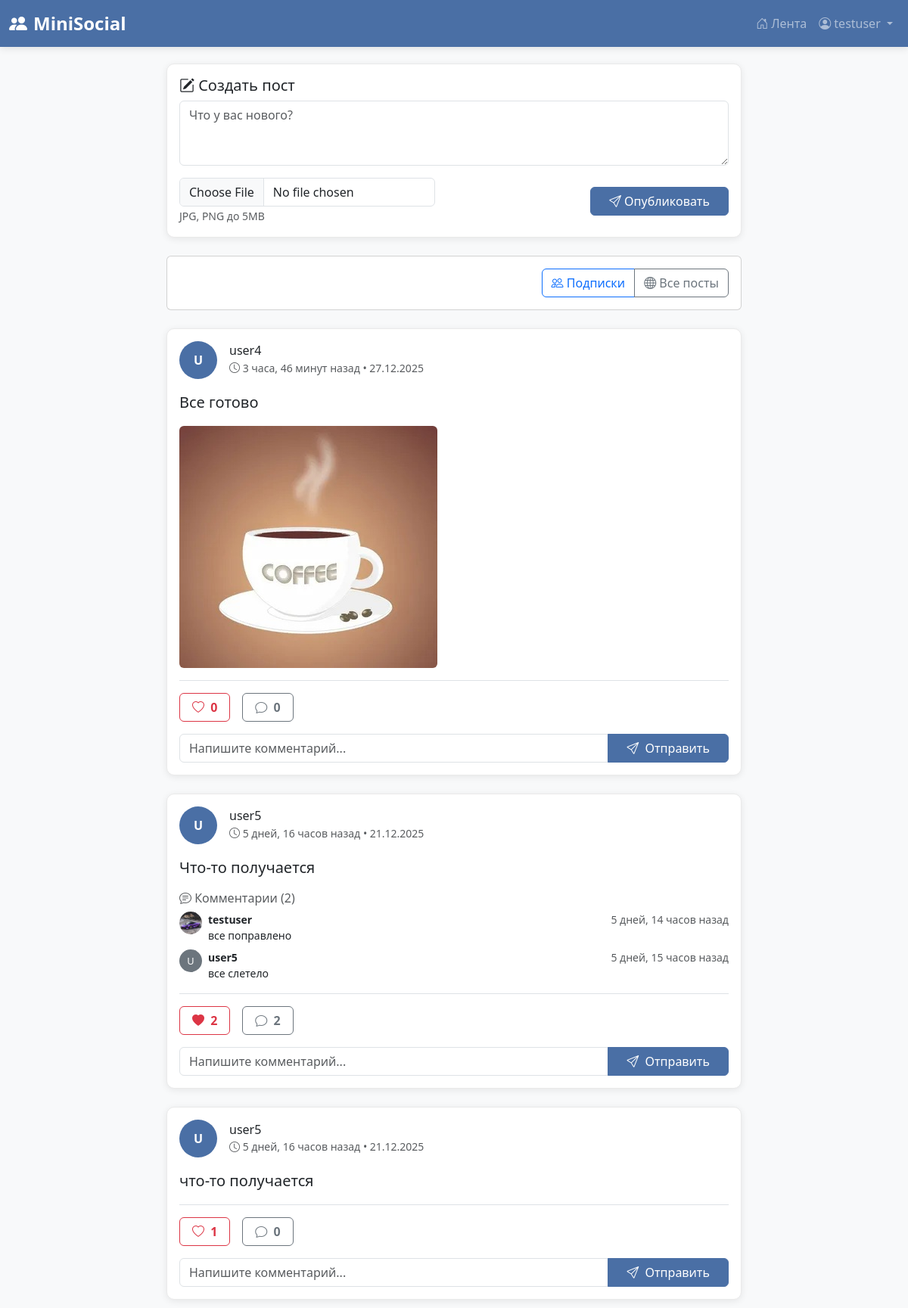
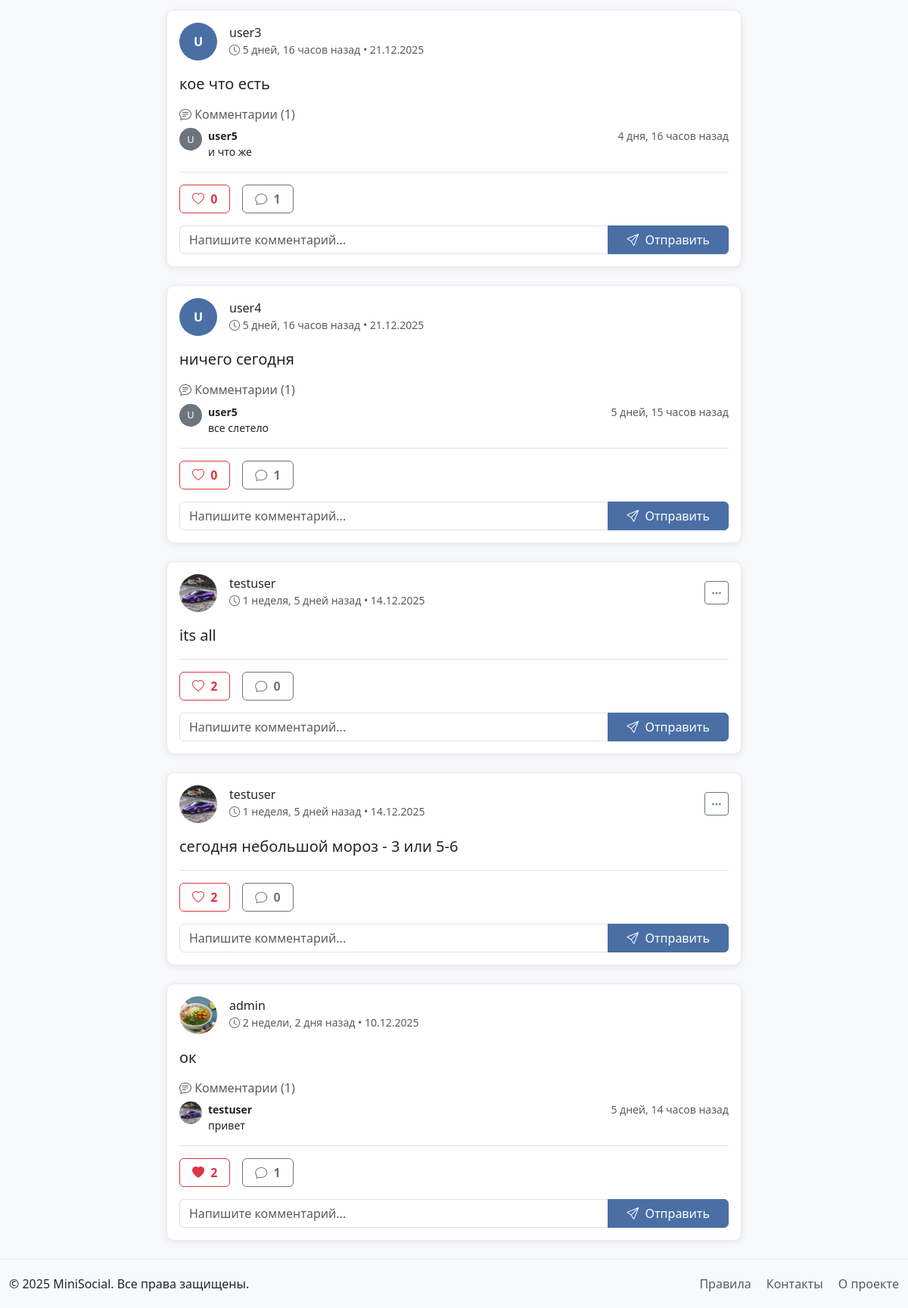
Screenshot of / (signed in) with the database file from the repository (2 pictures, top to bottom).
### social_network/models.py (models this page shows, shortened)
class Post(models.Model):
    author = models.ForeignKey(User, on_delete=models.CASCADE, related_name='posts')
    content = models.TextField()
    image = models.ImageField(upload_to='posts/', blank=True, null=True)
    created_at = models.DateTimeField(auto_now_add=True)
    updated_at = models.DateTimeField(auto_now=True)
    likes = models.ManyToManyField(User, related_name='liked_posts', blank=True)
    class Meta:
        ordering = ['-created_at']
    def get_image_url(self):
        if self.image and hasattr(self.image, 'url'):
            return self.image.url
        return None

class Comment(models.Model):
    post = models.ForeignKey(Post, on_delete=models.CASCADE, related_name='comments')
    author = models.ForeignKey(User, on_delete=models.CASCADE)
    content = models.TextField(max_length=1000)
    created_at = models.DateTimeField(auto_now_add=True)
    class Meta:
        ordering = ['-created_at']

class Profile(models.Model):
    user = models.OneToOneField(User, on_delete=models.CASCADE)
    bio = models.TextField(max_length=500, blank=True)
    profile_picture = models.ImageField(upload_to='avatars/', blank=True, null=True)
    birth_date = models.DateField(null=True, blank=True)
    location = models.CharField(max_length=100, blank=True)
    website = models.URLField(blank=True)
    def get_profile_picture_url(self):
        if self.profile_picture and hasattr(self.profile_picture, 'url'):
            return self.profile_picture.url
        return None

### social_network/views.py (the view)
# urls.py: path('', views.index, name='home'),
def index(request):
    if request.user.is_authenticated:
        posts = Post.objects.all().order_by('-created_at')[:10]
        return render(request, 'social_network/feed.html', {'posts': posts})
    return render(request, 'social_network/index.html')

### social_network/templates/social_network/feed.html (shortened to what this page needs)
{% extends 'base.html' %}
{% block content %}
<div class="container">
    <div class="row">
        <div class="col-lg-8 mx-auto">
            {% if user.is_authenticated %}
            <div class="card post-card mb-4">
                <div class="card-body">
                    <h5 class="card-title">
                        <i class="bi bi-pencil-square"></i> Создать пост
                    </h5>
                    <form method="post" action="{% url 'create_post' %}" enctype="multipart/form-data">
                        <div class="mb-3">
                            <textarea name="content" class="form-control" rows="3"
                                      placeholder="Что у вас нового?" required></textarea>
                        </div>
                        <div class="d-flex justify-content-between align-items-center">
                            <div>
                                <input type="file" name="image" class="form-control"
                                       accept="image/*" style="width: auto;">
                                <small class="text-muted">JPG, PNG до 5MB</small>
                            </div>
                            <button type="submit" class="btn btn-primary px-4">
                                <i class="bi bi-send"></i> Опубликовать
                            </button>
                        </div>
                    </form>
                </div>
            </div>
            {% endif %}
            <div class="card mb-4">
                <div class="card-body">
                    <div class="d-flex justify-content-between align-items-center">
                        <div class="btn-group" role="group">
                            <a href="?feed=following"
                               class="btn btn-outline-primary {% if feed_type == 'following' %}active{% endif %}">
                                <i class="bi bi-people"></i> Подписки
                            </a>
                            <a href="?feed=all"
                               class="btn btn-outline-secondary {% if feed_type == 'all' %}active{% endif %}">
                                <i class="bi bi-globe"></i> Все посты
                            </a>
                        </div>
                    </div>
                </div>
            </div>
            {% for post in posts %}
            <div class="card post-card mb-4">
                <div class="card-body">
                    <div class="d-flex align-items-center mb-3">
                        <div class="me-3">
                            {% if post.author.profile.get_profile_picture_url %}
                                <img src="{{ post.author.profile.get_profile_picture_url }}"
                                     alt="{{ post.author.username }}"
                                     class="rounded-circle" style="width: 50px; height: 50px; object-fit: cover;">
                            {% else %}
                                <div class="avatar-placeholder rounded-circle d-flex align-items-center justify-content-center"
                                     style="width: 50px; height: 50px; background-color: #4a6fa5; color: white; font-weight: bold;">
                                    {{ post.author.username|first|upper }}
                                </div>
                            {% endif %}
                        </div>
                        <div class="flex-grow-1">
                            <h6 class="mb-0">
                                <a href="{% url 'profile' post.author.username %}"
                                   class="text-decoration-none text-dark">
                                    {{ post.author.username }}
                                </a>
                            </h6>
                            <small class="text-muted" data-bs-toggle="tooltip" data-bs-placement="top"
                                   data-bs-title="Опубликовано: {{ post.created_at|date:'d.m.Y в H:i:s' }}">
                                <i class="bi bi-clock"></i>
                                <span>{{ post.created_at|timesince }} назад</span>
                                • {{ post.created_at|date:"d.m.Y" }}
                            </small>
                        </div>
                        {% if post.author == user %}
                        <div class="dropdown">
                            <button class="btn btn-sm btn-outline-secondary" type="button"
                                    data-bs-toggle="dropdown">
                                <i class="bi bi-three-dots"></i>
                            </button>
                        </div>
                        {% endif %}
                    </div>
                    <p class="card-text fs-5">{{ post.content }}</p>
                    {% if post.get_image_url %}
                    <div class="mt-3">
                        <img src="{{ post.get_image_url }}" alt="Post image"
                             class="img-fluid rounded" style="max-height: 400px; object-fit: cover;">
                    </div>
                    {% endif %}
                    {% if post.comments.exists %}
                        <div class="mt-3">
                            <h6 class="text-muted mb-2">
                                <i class="bi bi-chat-text"></i> Комментарии ({{ post.comments.count }})
                            </h6>
                            {% for comment in post.comments.all|slice:":3" %}
                                <div class="comment mb-2">
                                    <div class="d-flex align-items-start">
                                        <div class="me-2">
                                            {% if comment.author.profile.get_profile_picture_url %}
                                                <img src="{{ comment.author.profile.get_profile_picture_url }}"
                                                     alt="{{ comment.author.username }}"
                                                     class="rounded-circle" style="width: 30px; height: 30px; object-fit: cover;">
                                            {% else %}
                                                <div class="avatar-placeholder rounded-circle d-flex align-items-center justify-content-center"
                                                     style="width: 30px; height: 30px; background-color: #6c757d; color: white; font-size: 0.8rem;">
                                                    {{ comment.author.username|first|upper }}
                                                </div>
                                            {% endif %}
                                        </div>
                                        <div class="flex-grow-1">
                                            <div class="d-flex justify-content-between">
                                                <strong class="small">{{ comment.author.username }}</strong>
                                                <small class="text-muted">{{ comment.created_at|timesince }} назад</small>
                                            </div>
                                            <p class="mb-0 small">{{ comment.content }}</p>
                                        </div>
                                    </div>
                                </div>
                            {% endfor %}
                        </div>
                    {% endif %}
                    <div class="mt-3 pt-3 border-top">
                        <div class="d-flex gap-3 mb-3">
                            <form method="post" action="{% url 'like_post' post.id %}" class="d-inline">
                                <button type="submit" class="btn btn-outline-danger px-3">
                                    <i class="bi bi-heart{% if request.user in post.likes.all %}-fill{% endif %} me-1"></i>
                                    <span class="like-count fw-bold">{{ post.likes.count }}</span>
                                </button>
                            </form>
                            <span class="btn btn-outline-secondary px-3">
                                <i class="bi bi-chat me-1"></i>
                                <span class="fw-bold">{{ post.comments.count }}</span>
                            </span>
                        </div>
                        <form method="post" action="{% url 'add_comment' post.id %}" class="mt-2">
                            <div class="input-group">
                                <input type="text" name="content" class="form-control"
                                       placeholder="Напишите комментарий..." required>
                                <button type="submit" class="btn btn-primary px-4">
                                    <i class="bi bi-send me-1"></i> Отправить
                                </button>
                            </div>
                        </form>
                    </div>
                </div>
            </div>
            {% empty %}
            <div class="text-center py-5">
                <i class="bi bi-newspaper display-1 text-muted"></i>
                <h4 class="mt-3">Пока нет постов</h4>
                <p class="text-muted">Будьте первым, кто поделится новостью!</p>
            </div>
            {% endfor %}
        </div>
    </div>
</div>
{% endblock %}

### templates/base.html (shortened to what this page needs)
<!DOCTYPE html>
<html lang="ru">
<head>
    {% load static %}
    <link href="https://cdn.jsdelivr.net/npm/bootstrap@5.3.0/dist/css/bootstrap.min.css" rel="stylesheet">
    <link rel="stylesheet" href="https://cdn.jsdelivr.net/npm/bootstrap-icons@1.10.0/font/bootstrap-icons.css">
</head>
<body>
    <nav class="navbar navbar-expand-lg navbar-dark navbar-custom fixed-top">
        <div class="container">
            <a class="navbar-brand" href="{% url 'home' %}">
                <i class="bi bi-people-fill me-2"></i>MiniSocial
            </a>
            <div class="collapse navbar-collapse" id="navbarNav">
                <ul class="navbar-nav ms-auto">
                    {% if user.is_authenticated %}
                        <li class="nav-item">
                            <a class="nav-link {% if request.path == '/feed/' %}active{% endif %}"
                               href="{% url 'feed' %}">
                                <i class="bi bi-house-door me-1"></i>Лента
                            </a>
                        </li>
                        <li class="nav-item dropdown">
                            <a class="nav-link dropdown-toggle" href="#" role="button"
                               data-bs-toggle="dropdown" aria-expanded="false">
                                <i class="bi bi-person-circle me-1"></i>{{ user.username }}
                            </a>
                        </li>
                    {% endif %}
                </ul>
            </div>
        </div>
    </nav>
    <main class="container mt-4">
        {% block content %}{% endblock %}
    </main>
    <footer class="mt-auto">
        <div class="container">
            <div class="row">
                <div class="col-md-6">
                    <p class="mb-0">&copy; 2025 MiniSocial. Все права защищены.</p>
                </div>
                <div class="col-md-6 text-md-end">
                    <p class="mb-0">
                        <a href="#" class="text-muted text-decoration-none me-3">Правила</a>
                        <a href="#" class="text-muted text-decoration-none me-3">Контакты</a>
                        <a href="#" class="text-muted text-decoration-none">О проекте</a>
                    </p>
                </div>
            </div>
        </div>
    </footer>
</body>
</html>

### templates/base.html (style rules this page uses)
body { background-color: #f8f9fa; padding-top: 60px; min-height: 100vh; }
.navbar-custom { background-color: #4a6fa5 !important; box-shadow: 0 2px 10px rgba(0,0,0,0.1); }
.navbar-brand { font-size: 1.5rem; font-weight: bold; }
.container { max-width: 1200px; }
.post-card { border-radius: 10px; box-shadow: 0 2px 10px rgba(0,0,0,0.08); margin-bottom: 20px; transition: transform 0.2s; border: 1px solid #eaeaea; }
.btn-primary { background-color: #4a6fa5; border-color: #4a6fa5; }
footer { margin-top: 50px; padding: 20px 0; background-color: #f8f9fa; border-top: 1px solid #eaeaea; }

### rows the page displays
Post: author.username|first "U", author.username "user4", created_at "3 часа, 46 минут", created_at "27.12.2025", content "Все готово", get_image_url (picture), likes.count "0", comments.count "0"
Post: author.username|first "U", author.username "user5", created_at "5 дней, 16 часов", created_at "21.12.2025", content "Что-то получается", comments.count "2", likes.count "2"
Comment: author.profile.get_profile_picture_url (picture), author.username "testuser", created_at "5 дней, 14 часов", content "все поправлено"
Comment: author.username|first "U", author.username "user5", created_at "5 дней, 15 часов", content "все слетело"
Post: author.username|first "U", author.username "user5", created_at "5 дней, 16 часов", created_at "21.12.2025", content "что-то получается", likes.count "1", comments.count "0"
Post: author.username|first "U", author.username "user3", created_at "5 дней, 16 часов", created_at "21.12.2025", content "кое что есть", comments.count "1", likes.count "0"
Comment: author.username|first "U", author.username "user5", created_at "4 дня, 16 часов", content "и что же"
Post: author.username|first "U", author.username "user4", created_at "5 дней, 16 часов", created_at "21.12.2025", content "ничего сегодня", comments.count "1", likes.count "0"
Comment: author.username|first "U", author.username "user5", created_at "5 дней, 15 часов", content "все слетело"
Post: author.profile.get_profile_picture_url (picture), author.username "testuser", created_at "1 неделя, 5 дней", created_at "14.12.2025", content "its all", likes.count "2", comments.count "0"
Post: author.profile.get_profile_picture_url (picture), author.username "testuser", created_at "1 неделя, 5 дней", created_at "14.12.2025", content "сегодня небольшой мороз - 3 или 5-6", likes.count "2", comments.count "0"
Post: author.profile.get_profile_picture_url (placeholder picture), author.username "admin", created_at "2 недели, 2 дня", created_at "10.12.2025", content "ок", comments.count "1", likes.count "2"
Comment: author.profile.get_profile_picture_url (picture), author.username "testuser", created_at "5 дней, 14 часов", content "привет"

### other values shown
{{ user.username }} "testuser"
